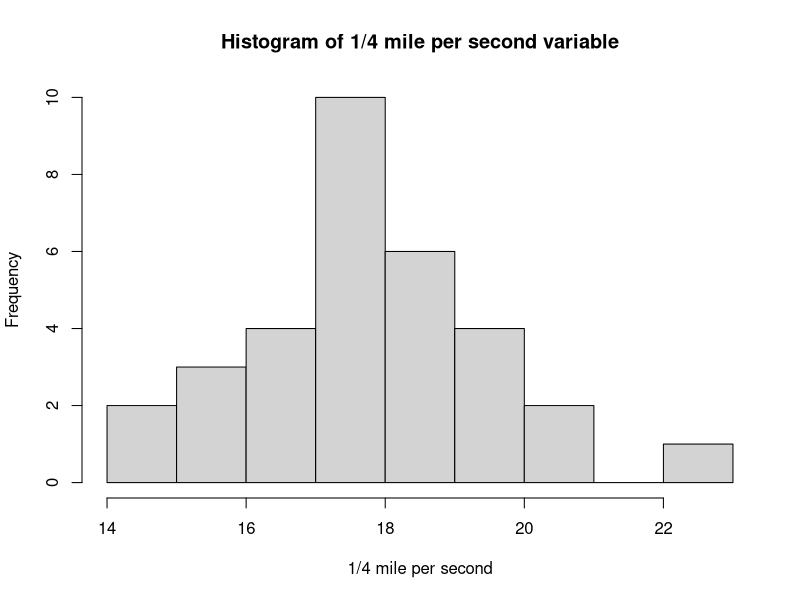
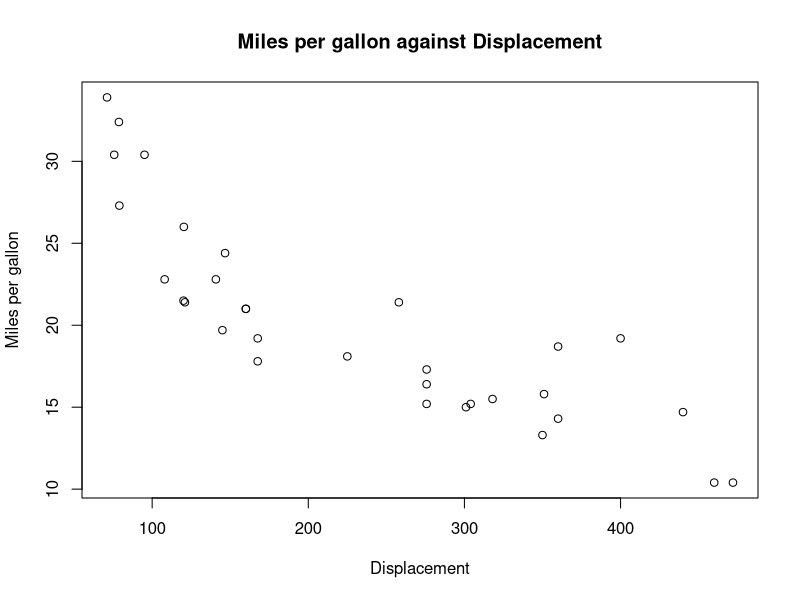
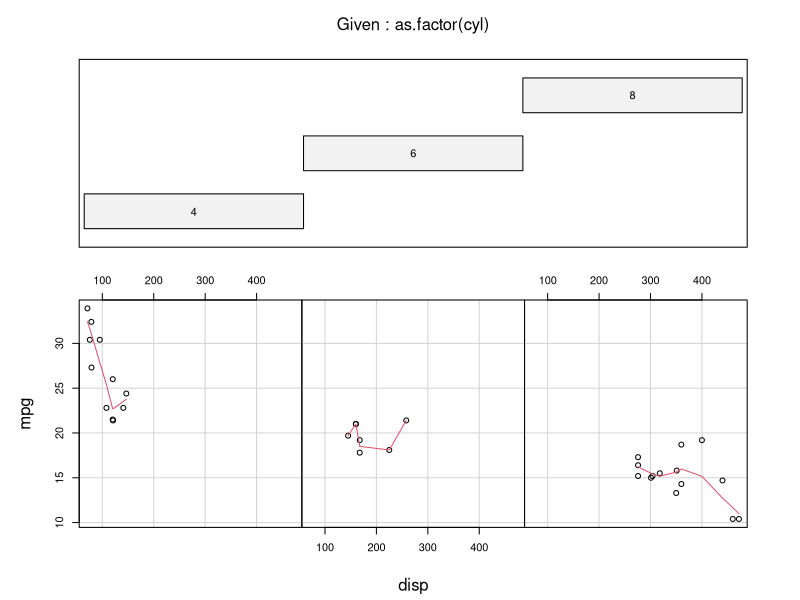
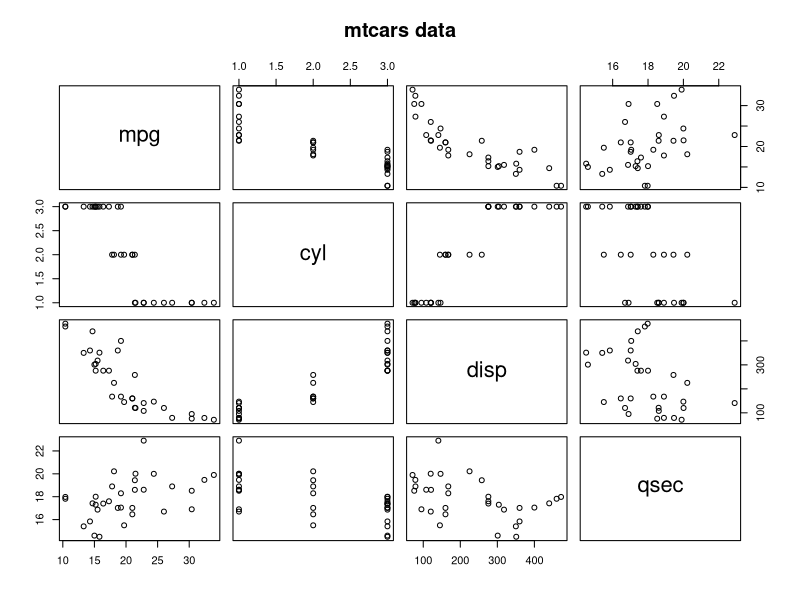

Reproduce these figures in R, in order.
## ---- chunk 1
knitr::opts_chunk$set(echo = TRUE)
## ---- chunk 2
library(ggplot2)
require(ggplot2)
## ---- chunk 3
list.files()
## ---- chunk 4
1
## ---- chunk 5
c(1, 2, 3)
## ---- chunk 6
c("a", "b", "c")
## ---- chunk 7
c(1, 2, 3) * 1
## ---- chunk 8
c(1, 2, 3) %*% c(1, 2, 3)
## ---- chunk 9
seq(from = 1, to = 20, by = 1)
## ---- chunk 10
help(seq)
?seq
## ---- chunk 11
1:20
## ---- chunk 12
rep(x = 1, times = 20)
## ---- chunk 13
data.frame(1:10, seq(1, 20, 2), rep("letters", 10))
## ---- chunk 14
data.frame(seq_1 = 1:10, seq_2 = seq(1, 20, 2), letters = rep("letters", 10))
## ---- chunk 15
AirPassengers
## ---- chunk 16
head(mtcars)
## ---- chunk 17
str(mtcars)
## ---- chunk 18
rownames(mtcars)
colnames(mtcars)
## ---- chunk 19
summary(mtcars)
## ---- chunk 20
data <- mtcars # LHS assignment
mtcars -> data # RHS assignment
data = mtcars # LHS assigment - requires only one keystroke, not three :)
## ---- chunk 21
data$cyl = as.factor(data$cyl)
## ---- chunk 22
str(data$cyl)
## ---- chunk 23
data$vs = as.factor(data$vs)
data$am = as.factor(data$am)
data$gear = as.factor(data$gear)
data$carb = as.factor(data$carb)
## ---- chunk 24
data$carname = rownames(data)
## ---- chunk 25
rownames(data) = NULL
## ---- chunk 26
summary(data)
## ---- chunk 27
x = 1:10
x[c(3:5, 9)]
## ---- chunk 28
head(data[, 1])
## ---- chunk 29
head(data[, 1:3])
## ---- chunk 30
data[1:3, 1:3]
## ---- chunk 31
data[1:3, c("mpg", "cyl", "disp")]
## ---- chunk 32
hist(data$qsec, 
     main = "Histogram of 1/4 mile per second variable", 
     xlab = "1/4 mile per second")
## ---- chunk 33
summary(data$qsec)
## ---- chunk 34
?plot
## ---- chunk 35
plot(x = data$disp, y = data$mpg,
     main = "Miles per gallon against Displacement",
     xlab = "Displacement",
     ylab = "Miles per gallon")
## ---- chunk 36
coplot(formula = mpg ~ disp | as.factor(cyl), data = data,
       panel = panel.smooth, rows = 1)
## ---- chunk 37
pairs(data[, c("mpg","cyl","disp","qsec")], main = "mtcars data")
